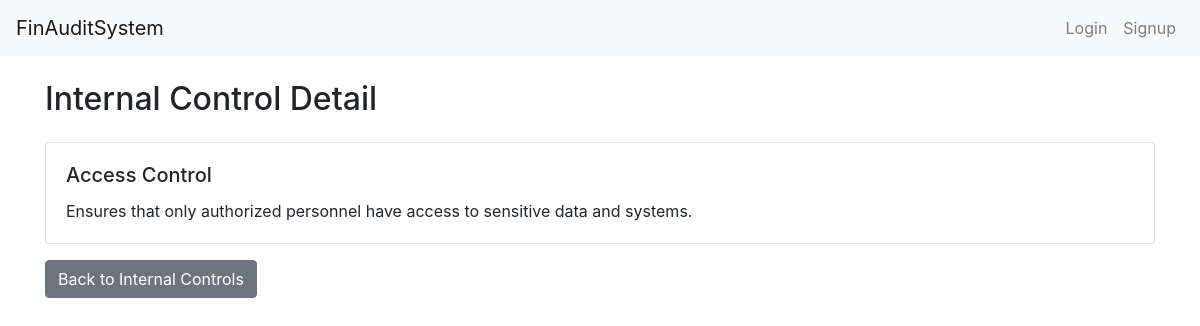
/organizational_info/internal_control/1/, run on the app's committed database.
### organizational_info/models.py (models this page shows, shortened)
class InternalControl(models.Model):
    name = models.CharField(max_length=255)
    description = models.TextField()

### organizational_info/views.py (the view)
# urls.py: path('internal_control/<int:pk>/', views.internal_control_detail, name='internal_control_detail'),
def internal_control_detail(request, pk):
    internal_control = get_object_or_404(InternalControl, pk=pk)
    return render(request, 'organizational_info/internal_control_detail.html', {'internal_control': internal_control})

### templates/organizational_info/internal_control_detail.html (shortened to what this page needs)
{% extends 'base.html' %}
{% block content %}
  <div class="container mt-4">
    <h2 class="mb-4">Internal Control Detail</h2>
    <div class="card">
      <div class="card-body">
        <h5 class="card-title">{{ internal_control.name }}</h5>
        <p class="card-text">{{ internal_control.description }}</p>
      </div>
    </div>
    <a href="{% url 'organizational_info:internal_control_list' %}" class="btn btn-secondary mt-3">Back to Internal Controls</a>
  </div>
{% endblock %}

### data on the page
InternalControl: name "Access Control", description "Ensures that only authorized personnel have access to sensitive data and systems."
